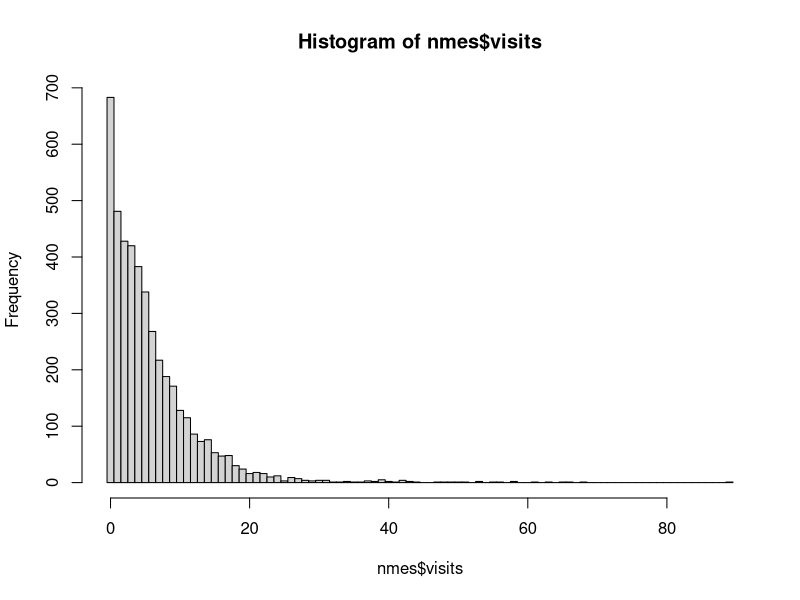
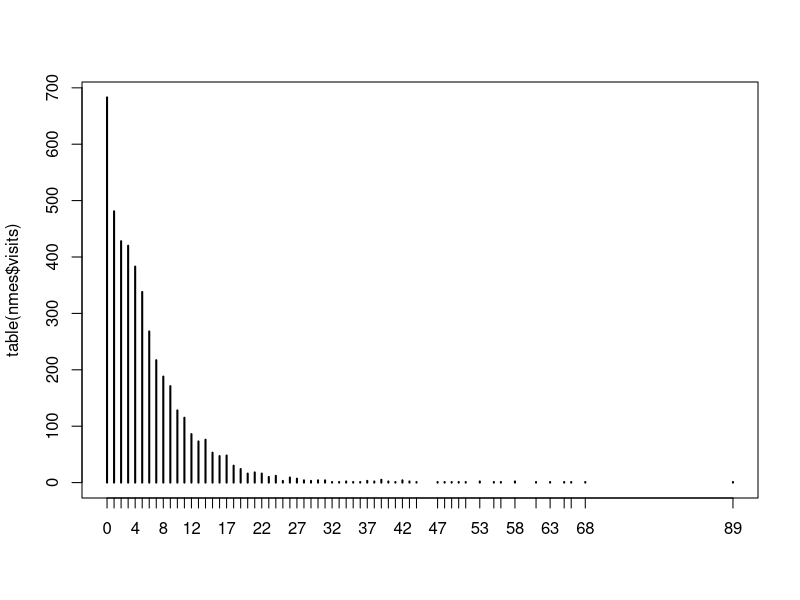
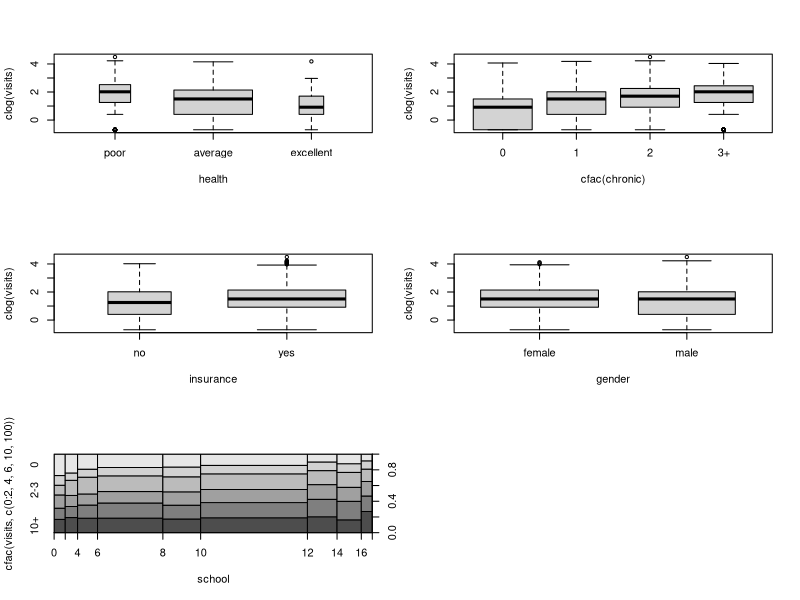

Source code (R) for these figures, in order:
library(AER)


### Name: NMES1988
### Title: Demand for Medical Care in NMES 1988
### Aliases: NMES1988
### Keywords: datasets

### ** Examples

## packages
library("MASS")
library("pscl")

## select variables for analysis
data("NMES1988")
nmes <- NMES1988[, c(1, 7:8, 13, 15, 18)]

## dependent variable
hist(nmes$visits, breaks = 0:(max(nmes$visits)+1) - 0.5)
plot(table(nmes$visits))

## convenience transformations for exploratory graphics
clog <- function(x) log(x + 0.5)
cfac <- function(x, breaks = NULL) {
  if(is.null(breaks)) breaks <- unique(quantile(x, 0:10/10))
  x <- cut(x, breaks, include.lowest = TRUE, right = FALSE)
  levels(x) <- paste(breaks[-length(breaks)], ifelse(diff(breaks) > 1,
    c(paste("-", breaks[-c(1, length(breaks))] - 1, sep = ""), "+"), ""), sep = "")
  return(x)
}

## bivariate visualization
par(mfrow = c(3, 2))
plot(clog(visits) ~ health, data = nmes, varwidth = TRUE)
plot(clog(visits) ~ cfac(chronic), data = nmes)
plot(clog(visits) ~ insurance, data = nmes, varwidth = TRUE)
plot(clog(visits) ~ gender, data = nmes, varwidth = TRUE)
plot(cfac(visits, c(0:2, 4, 6, 10, 100)) ~ school, data = nmes, breaks = 9)
par(mfrow = c(1, 1))

## Poisson regression
nmes_pois <- glm(visits ~ ., data = nmes, family = poisson)
summary(nmes_pois)

## LM test for overdispersion
dispersiontest(nmes_pois)
dispersiontest(nmes_pois, trafo = 2)

## sandwich covariance matrix
coeftest(nmes_pois, vcov = sandwich)

## quasipoisson model
nmes_qpois <- glm(visits ~ ., data = nmes, family = quasipoisson)

## NegBin regression
nmes_nb <- glm.nb(visits ~ ., data = nmes)

## hurdle regression
nmes_hurdle <- hurdle(visits ~ . | chronic + insurance + school + gender,
  data = nmes, dist = "negbin")

## zero-inflated regression model
nmes_zinb <- zeroinfl(visits ~ . | chronic + insurance + school + gender,
  data = nmes, dist = "negbin")

## compare estimated coefficients
fm <- list("ML-Pois" = nmes_pois, "Quasi-Pois" = nmes_qpois, "NB" = nmes_nb,
  "Hurdle-NB" = nmes_hurdle, "ZINB" = nmes_zinb)
round(sapply(fm, function(x) coef(x)[1:7]), digits = 3)

## associated standard errors
round(cbind("ML-Pois" = sqrt(diag(vcov(nmes_pois))),
  "Adj-Pois" = sqrt(diag(sandwich(nmes_pois))),
  sapply(fm[-1], function(x) sqrt(diag(vcov(x)))[1:7])),
  digits = 3)

## log-likelihoods and number of estimated parameters
rbind(logLik = sapply(fm, function(x) round(logLik(x), digits = 0)),
  Df = sapply(fm, function(x) attr(logLik(x), "df")))

## predicted number of zeros
round(c("Obs" = sum(nmes$visits < 1),
  "ML-Pois" = sum(dpois(0, fitted(nmes_pois))),
  "Adj-Pois" = NA,
  "Quasi-Pois" = NA,
  "NB" = sum(dnbinom(0, mu = fitted(nmes_nb), size = nmes_nb$theta)),
  "NB-Hurdle" = sum(predict(nmes_hurdle, type = "prob")[,1]),
  "ZINB" = sum(predict(nmes_zinb, type = "prob")[,1])))

## coefficients of zero-augmentation models
t(sapply(fm[4:5], function(x) round(x$coefficients$zero, digits = 3)))
